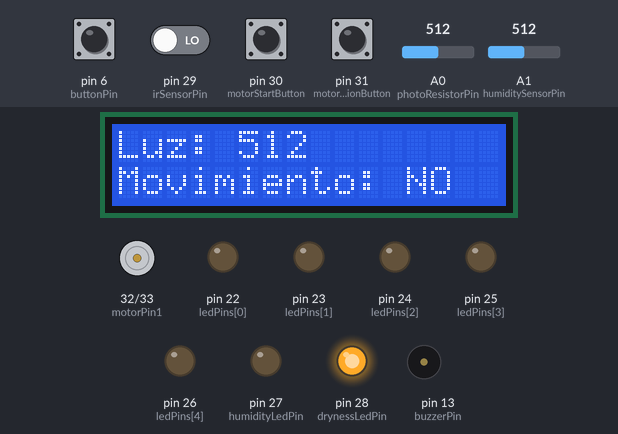
Simulated run of this sketch. Board: Arduino Mega 2560, built with avr-gcc and run on an emulated ATmega2560. Shown: 16×2 character LCD, motor-driver pin pairs drawn as motors (green arrow = first pin HIGH = forward, orange = second pin HIGH = backward, longer = more drive), output pins drawn as LEDs (lit = HIGH), buzzer (waves = sounding). Inputs (shaded band) come from the test bench; at power-on: pin 6 (buttonPin), pin 30 (motorStartButton), pin 31 (motorDirectionButton) HIGH, pin 29 (irSensorPin) LOW, A1 (humiditySensorPin) = 512, A0 (photoResistorPin) = 512.

Above: at 4.2 s.
4.3 s: pin 29 (irSensorPin) driven HIGH
At 5.0 s:
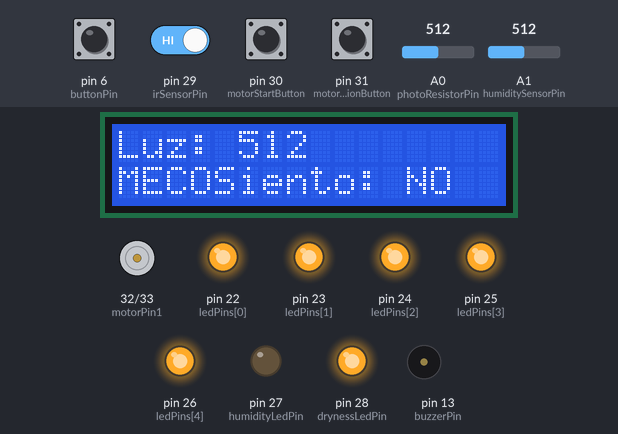
6.0 s: A1 (humiditySensorPin) set to 592
7.5 s: A1 (humiditySensorPin) set to 607
At 8.7 s:
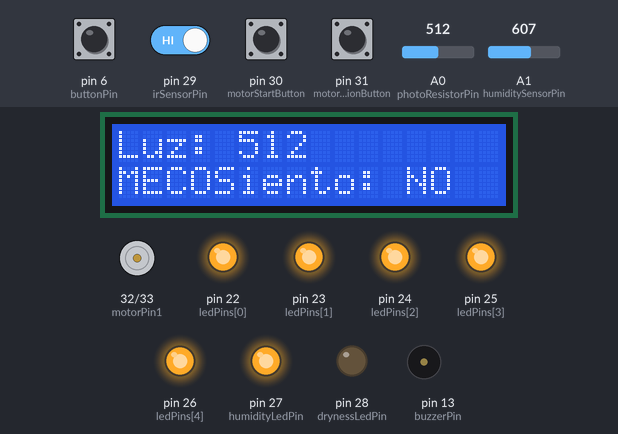
9.0 s: pin 6 (buttonPin) pulled LOW for 0.6 s
At 9.9 s:
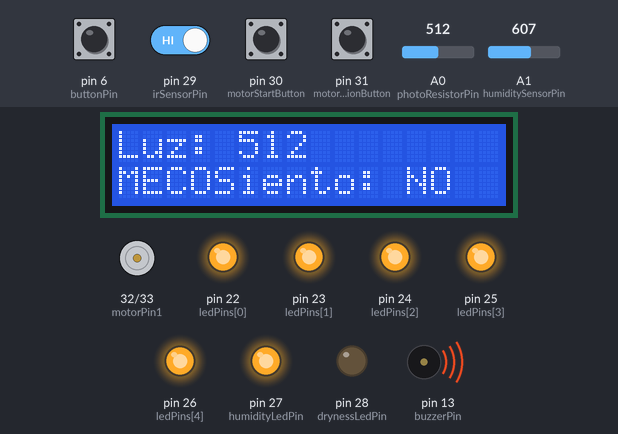
11.6 s: pin 30 (motorStartButton) pulled LOW for 0.6 s
At 12.6 s:
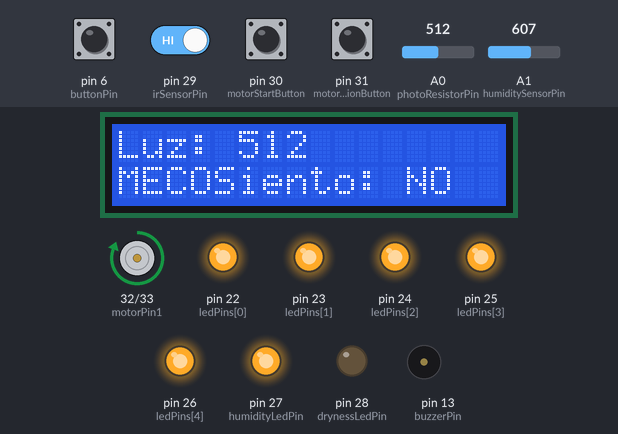
13.7 s: pin 31 (motorDirectionButton) pulled LOW for 0.6 s
At 14.9 s:
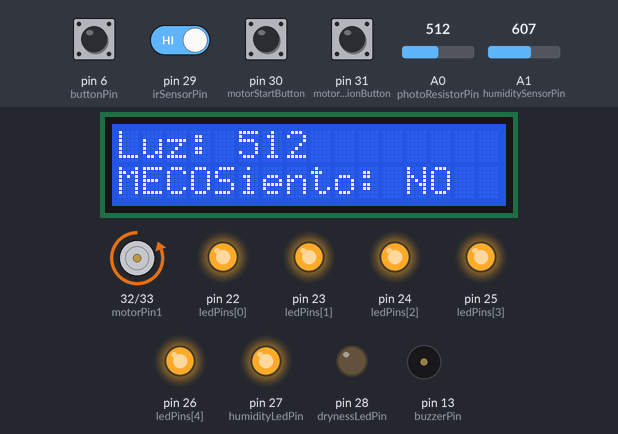
Timing chart, 0 to 16.7 s (numbered marks = the images above; inputs shaded):
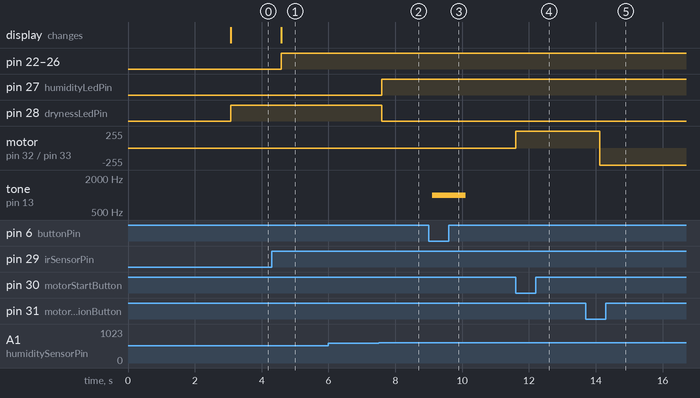

The sketch:

chabelo.ino
```cpp
#include <LiquidCrystal.h>

// Configuración de la pantalla LCD
LiquidCrystal lcd(7, 8, 9, 10, 11, 12);

// Pines para LEDs
const int ledPins[] = {22, 23, 24, 25, 26};
const int numLeds = 5;

// Pin para el sensor IR
const int irSensorPin = 29;

// Pines para indicador de humedad
const int humidityLedPin = 27; // LED para indicar humedad
const int drynessLedPin = 28;  // LED para indicar sequedad

// Pin para el sensor de humedad
const int humiditySensorPin = A1;
const int humidityThreshold = 600; // Umbral de humedad

// Pin para la fotorresistencia
const int photoResistorPin = A0;
const int threshold = 500;

// Pin para el buzzer y botones
const int buzzerPin = 13;
const int buttonPin = 6;
const int motorStartButton = 30;
const int motorDirectionButton = 31;

// Pines para el motor
const int motorPin1 = 32;
const int motorPin2 = 33;

// Variables de control
bool motorState = false; // Estado del motor
bool lastStartButtonState = HIGH; // Estado previo del botón de encendido
bool motorDirection = false; // Dirección del motor (normal/inversa)
bool lastDirectionButtonState = HIGH; // Estado previo del botón de dirección

void setup() {
  lcd.begin(16, 2);

  // Configurar pines de LEDs
  for (int i = 0; i < numLeds; i++) {
    pinMode(ledPins[i], OUTPUT);
    digitalWrite(ledPins[i], LOW);
  }

  // Configurar LEDs de humedad y sequedad
  pinMode(humidityLedPin, OUTPUT);
  pinMode(drynessLedPin, OUTPUT);
  digitalWrite(humidityLedPin, LOW);
  digitalWrite(drynessLedPin, LOW);

  // Configurar buzzer, botones y sensor IR
  pinMode(buzzerPin, OUTPUT);
  pinMode(buttonPin, INPUT_PULLUP);
  pinMode(motorStartButton, INPUT_PULLUP);
  pinMode(motorDirectionButton, INPUT_PULLUP);
  pinMode(irSensorPin, INPUT);

  // Configurar pines del motor
  pinMode(motorPin1, OUTPUT);
  pinMode(motorPin2, OUTPUT);
  digitalWrite(motorPin1, LOW);
  digitalWrite(motorPin2, LOW);

  // Mensaje inicial en la LCD
  lcd.setCursor(0, 0);
  lcd.print("Hola, Arduino!");
  lcd.setCursor(0, 1);
  lcd.print("Mega + IR Sensor!");
  delay(3000);
  lcd.clear();
}

void loop() {
  int lightLevel = analogRead(photoResistorPin);
  int humidityLevel = analogRead(humiditySensorPin);
  bool motionDetected = digitalRead(irSensorPin);

  // Mostrar nivel de luz
  lcd.setCursor(0, 0);
  lcd.print("Luz: ");
  lcd.print(lightLevel);

  // Control de LEDs según el sensor IR
  if (motionDetected) {
    lcd.setCursor(0, 1);
    lcd.print("MECOS");
    for (int i = 0; i < numLeds; i++) {
      digitalWrite(ledPins[i], HIGH);
    }
  } else {
    lcd.setCursor(0, 1);
    lcd.print("Movimiento: NO");
    for (int i = 0; i < numLeds; i++) {
      digitalWrite(ledPins[i], LOW);
    }
  }

  // Control del sensor de humedad
  if (humidityLevel > humidityThreshold) {
    digitalWrite(humidityLedPin, HIGH);  // Enciende LED de humedad
    digitalWrite(drynessLedPin, LOW);   // Apaga LED de sequedad
  } else {
    digitalWrite(humidityLedPin, LOW);  // Apaga LED de humedad
    digitalWrite(drynessLedPin, HIGH); // Enciende LED de sequedad
  }

  // Activar buzzer si se presiona el botón
  if (digitalRead(buttonPin) == LOW) {
    tone(buzzerPin, 1000);
    delay(1000);
    noTone(buzzerPin);
  }

  // Control de encendido/apagado del motor
  bool currentStartButtonState = digitalRead(motorStartButton);
  if (currentStartButtonState == LOW && lastStartButtonState == HIGH) {
    motorState = !motorState; // Alternar estado del motor
  }
  lastStartButtonState = currentStartButtonState;

  // Cambiar dirección del motor
  bool currentDirectionButtonState = digitalRead(motorDirectionButton);
  if (currentDirectionButtonState == LOW && lastDirectionButtonState == HIGH) {
    motorDirection = !motorDirection; // Alternar dirección
  }
  lastDirectionButtonState = currentDirectionButtonState;

  // Configuración del motor según el estado
  if (motorState) {
    if (motorDirection) {
      digitalWrite(motorPin1, LOW);
      digitalWrite(motorPin2, HIGH); // Dirección inversa
    } else {
      digitalWrite(motorPin1, HIGH);
      digitalWrite(motorPin2, LOW); // Dirección normal
    }
  } else {
    digitalWrite(motorPin1, LOW);
    digitalWrite(motorPin2, LOW); // Motor apagado
  }

  delay(500);
}
```

Measured:
- the behaviour switches between 600 and 601 on A1 (humiditySensorPin) (found by bisection; images 1 and 2)
- after the input at 4.3 s, pin 22 (ledPins[0]), pin 23 (ledPins[1]), pin 24 (ledPins[2]), pin 25 (ledPins[3]), pin 26 (ledPins[4]): LOW → HIGH after 0.28 s; the display: changes after 0.28 s (image 1)
- after the input at 6.0 s, every drawn part: stays the same
- after the input at 7.5 s, pin 27 (humidityLedPin): LOW → HIGH after 0.10 s; pin 28 (drynessLedPin): HIGH → LOW after 0.10 s
- after the input at 9.0 s, tone on pin 13 (buzzerPin): silent → 1000 Hz after 0.10 s, → silent 1.0 s later
- after the input at 11.6 s, motor on pin 32 (motorPin1) / pin 33 (motorPin2): stopped → forward 255/255 at once
- after the input at 13.7 s, motor on pin 32 (motorPin1) / pin 33 (motorPin2): forward 255/255 → backward 255/255 after 0.42 s
